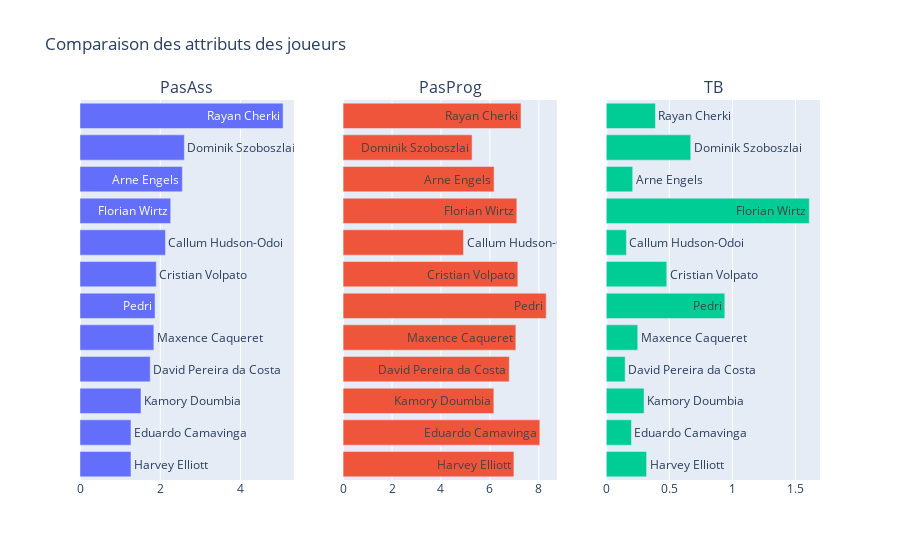

Notebook cell for this chart:
### Markdown cell above
*Création de graphs pour illustrer la comparaison de joueurs*

### Code cell
# Créez une figure avec des sous-graphes
fig = make_subplots(rows=1, cols=len(conditions), subplot_titles=[condition[0] for condition in conditions])

# Pour chaque condition, créez un graphique en barres horizontales
for i, condition in enumerate(conditions):
    attribute = condition[0]
    
    # Créez le graphique en barres horizontales
    bar = go.Bar(
        x=df_final_filtered[attribute],
        y=df_final_filtered['Player'],
        orientation='h',
        text=df_final_filtered['Player'],
        hoverinfo='text'
    )
    
    # Ajouter le graphique à la figure
    fig.add_trace(bar, row=1, col=i+1)
    
    # Définir les axes et le titre pour chaque sous-graphe
    fig.update_xaxes(row=1, col=i+1)
    fig.update_yaxes(row=1, col=i+1, autorange='reversed', showticklabels=False)

# Ajustez l'espacement entre les graphiques et ajoutez un titre global
fig.update_layout(title_text="Comparaison des attributs des joueurs", showlegend=False)
fig.show()

### Figure 1 — Plotly figure (JSON) as saved in the notebook; plotly's stock layout.template omitted (floating-point values rounded to 4 significant figures)
{"data": [{"hoverinfo": "text", "orientation": "h", "text": ["Rayan Cherki", "Dominik Szoboszlai", "Arne Engels", "Florian Wirtz", "Callum Hudson-Odoi", "Cristian Volpato", "Pedri", "Maxence Caqueret", "David Pereira da Costa", "Kamory Doumbia", "Eduardo Camavinga", "Harvey Elliott"], "type": "bar", "x": [5.06, 2.6, 2.55, 2.26, 2.13, 1.9, 1.87, 1.84, 1.75, 1.52, 1.27, 1.27], "xaxis": "x", "y": ["Rayan Cherki", "Dominik Szoboszlai", "Arne Engels", "Florian Wirtz", "Callum Hudson-Odoi", "Cristian Volpato", "Pedri", "Maxence Caqueret", "David Pereira da Costa", "Kamory Doumbia", "Eduardo Camavinga", "Harvey Elliott"], "yaxis": "y"}, {"hoverinfo": "text", "orientation": "h", "text": ["Rayan Cherki", "Dominik Szoboszlai", "Arne Engels", "Florian Wirtz", "Callum Hudson-Odoi", "Cristian Volpato", "Pedri", "Maxence Caqueret", "David Pereira da Costa", "Kamory Doumbia", "Eduardo Camavinga", "Harvey Elliott"], "type": "bar", "x": [7.27, 5.27, 6.17, 7.1, 4.92, 7.14, 8.3, 7.06, 6.79, 6.16, 8.04, 6.98], "xaxis": "x2", "y": ["Rayan Cherki", "Dominik Szoboszlai", "Arne Engels", "Florian Wirtz", "Callum Hudson-Odoi", "Cristian Volpato", "Pedri", "Maxence Caqueret", "David Pereira da Costa", "Kamory Doumbia", "Eduardo Camavinga", "Harvey Elliott"], "yaxis": "y2"}, {"hoverinfo": "text", "orientation": "h", "text": ["Rayan Cherki", "Dominik Szoboszlai", "Arne Engels", "Florian Wirtz", "Callum Hudson-Odoi", "Cristian Volpato", "Pedri", "Maxence Caqueret", "David Pereira da Costa", "Kamory Doumbia", "Eduardo Camavinga", "Harvey Elliott"], "type": "bar", "x": [0.39, 0.67, 0.21, 1.61, 0.16, 0.48, 0.94, 0.25, 0.15, 0.3, 0.2, 0.32], "xaxis": "x3", "y": ["Rayan Cherki", "Dominik Szoboszlai", "Arne Engels", "Florian Wirtz", "Callum Hudson-Odoi", "Cristian Volpato", "Pedri", "Maxence Caqueret", "David Pereira da Costa", "Kamory Doumbia", "Eduardo Camavinga", "Harvey Elliott"], "yaxis": "y3"}], "layout": {"annotations": [{"font": {"size": 16}, "showarrow": false, "text": "PasAss", "x": 0.1444, "xanchor": "center", "xref": "paper", "y": 1, "yanchor": "bottom", "yref": "paper"}, {"font": {"size": 16}, "showarrow": false, "text": "PasProg", "x": 0.5, "xanchor": "center", "xref": "paper", "y": 1, "yanchor": "bottom", "yref": "paper"}, {"font": {"size": 16}, "showarrow": false, "text": "TB", "x": 0.8556, "xanchor": "center", "xref": "paper", "y": 1, "yanchor": "bottom", "yref": "paper"}], "showlegend": false, "title": {"text": "Comparaison des attributs des joueurs"}, "xaxis": {"anchor": "y", "domain": [0, 0.2889]}, "xaxis2": {"anchor": "y2", "domain": [0.3556, 0.6444]}, "xaxis3": {"anchor": "y3", "domain": [0.7111, 1]}, "yaxis": {"anchor": "x", "autorange": "reversed", "domain": [0, 1], "showticklabels": false}, "yaxis2": {"anchor": "x2", "autorange": "reversed", "domain": [0, 1], "showticklabels": false}, "yaxis3": {"anchor": "x3", "autorange": "reversed", "domain": [0, 1], "showticklabels": false}}}
